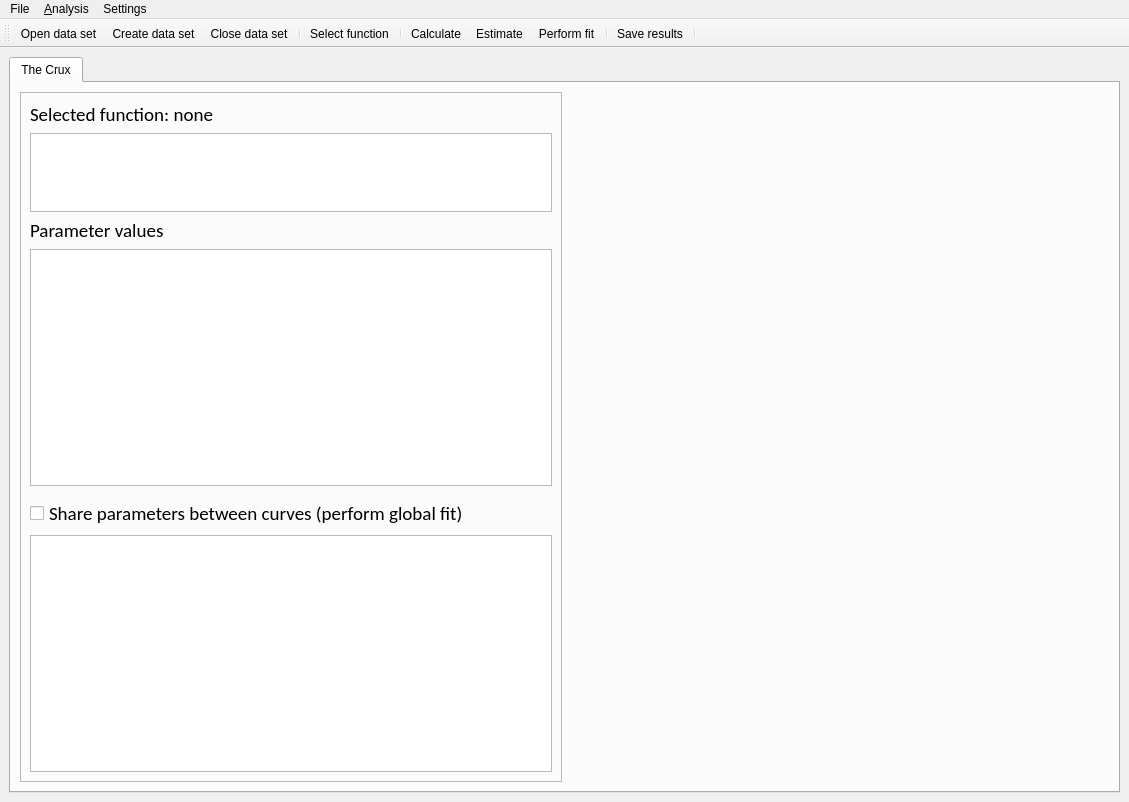
<?xml version="1.0" encoding="UTF-8"?>
<ui version="4.0">
 <class>MainWindow</class>
 <widget class="QMainWindow" name="MainWindow">
  <property name="geometry">
   <rect>
    <x>0</x>
    <y>0</y>
    <width>1129</width>
    <height>802</height>
   </rect>
  </property>
  <property name="windowTitle">
   <string>The Crux of the Biscuit</string>
  </property>
  <property name="windowIcon">
   <iconset>
    <normaloff>analyze.png</normaloff>analyze.png</iconset>
  </property>
  <property name=".\Resources" stdset="0">
   <string/>
  </property>
  <widget class="QWidget" name="centralwidget">
   <property name="sizePolicy">
    <sizepolicy hsizetype="Expanding" vsizetype="Expanding">
     <horstretch>0</horstretch>
     <verstretch>0</verstretch>
    </sizepolicy>
   </property>
   <layout class="QHBoxLayout" name="horizontalLayout_2">
    <item>
     <widget class="QTabWidget" name="tabWidget">
      <property name="sizePolicy">
       <sizepolicy hsizetype="Preferred" vsizetype="Preferred">
        <horstretch>0</horstretch>
        <verstretch>0</verstretch>
       </sizepolicy>
      </property>
      <property name="currentIndex">
       <number>0</number>
      </property>
      <widget class="QWidget" name="tabPlots">
       <attribute name="title">
        <string>The Crux</string>
       </attribute>
       <layout class="QHBoxLayout" name="horizontalLayout" stretch="0,0">
        <item>
         <widget class="QFrame" name="params_window">
          <property name="sizePolicy">
           <sizepolicy hsizetype="Preferred" vsizetype="Preferred">
            <horstretch>1</horstretch>
            <verstretch>0</verstretch>
           </sizepolicy>
          </property>
          <property name="minimumSize">
           <size>
            <width>500</width>
            <height>0</height>
           </size>
          </property>
          <property name="frameShape">
           <enum>QFrame::StyledPanel</enum>
          </property>
          <property name="frameShadow">
           <enum>QFrame::Raised</enum>
          </property>
          <layout class="QVBoxLayout" name="verticalLayout">
           <item>
            <widget class="QLabel" name="lbl_fn_name">
             <property name="sizePolicy">
              <sizepolicy hsizetype="Preferred" vsizetype="Fixed">
               <horstretch>0</horstretch>
               <verstretch>0</verstretch>
              </sizepolicy>
             </property>
             <property name="font">
              <font>
               <family>Calibri</family>
               <pointsize>14</pointsize>
              </font>
             </property>
             <property name="text">
              <string>Selected function: none</string>
             </property>
            </widget>
           </item>
           <item>
            <widget class="QTextEdit" name="txt_description">
             <property name="sizePolicy">
              <sizepolicy hsizetype="Expanding" vsizetype="Preferred">
               <horstretch>0</horstretch>
               <verstretch>1</verstretch>
              </sizepolicy>
             </property>
             <property name="sizeAdjustPolicy">
              <enum>QAbstractScrollArea::AdjustToContents</enum>
             </property>
             <property name="readOnly">
              <bool>true</bool>
             </property>
            </widget>
           </item>
           <item>
            <widget class="QLabel" name="label_2">
             <property name="sizePolicy">
              <sizepolicy hsizetype="Preferred" vsizetype="Fixed">
               <horstretch>0</horstretch>
               <verstretch>0</verstretch>
              </sizepolicy>
             </property>
             <property name="font">
              <font>
               <family>Calibri</family>
               <pointsize>14</pointsize>
              </font>
             </property>
             <property name="text">
              <string>Parameter values</string>
             </property>
            </widget>
           </item>
           <item>
            <widget class="QTableWidget" name="tbl_param_values">
             <property name="sizePolicy">
              <sizepolicy hsizetype="Expanding" vsizetype="Preferred">
               <horstretch>0</horstretch>
               <verstretch>3</verstretch>
              </sizepolicy>
             </property>
            </widget>
           </item>
           <item>
            <layout class="QHBoxLayout" name="horizontalLayout_3">
             <item>
              <widget class="QDialogButtonBox" name="bbox_fit">
               <property name="standardButtons">
                <set>QDialogButtonBox::NoButton</set>
               </property>
              </widget>
             </item>
            </layout>
           </item>
           <item>
            <widget class="QCheckBox" name="chk_global">
             <property name="font">
              <font>
               <family>Calibri</family>
               <pointsize>14</pointsize>
              </font>
             </property>
             <property name="text">
              <string>Share parameters between curves (perform global fit)</string>
             </property>
            </widget>
           </item>
           <item>
            <widget class="QTableWidget" name="tbl_series_links">
             <property name="sizePolicy">
              <sizepolicy hsizetype="Expanding" vsizetype="Preferred">
               <horstretch>0</horstretch>
               <verstretch>3</verstretch>
              </sizepolicy>
             </property>
            </widget>
           </item>
          </layout>
         </widget>
        </item>
        <item>
         <widget class="QWidget" name="mpl_window" native="true">
          <property name="sizePolicy">
           <sizepolicy hsizetype="Expanding" vsizetype="Preferred">
            <horstretch>1</horstretch>
            <verstretch>0</verstretch>
           </sizepolicy>
          </property>
          <property name="minimumSize">
           <size>
            <width>500</width>
            <height>0</height>
           </size>
          </property>
          <layout class="QVBoxLayout" name="mpl_layout"/>
         </widget>
        </item>
       </layout>
      </widget>
     </widget>
    </item>
   </layout>
  </widget>
  <widget class="QMenuBar" name="menuBar">
   <property name="geometry">
    <rect>
     <x>0</x>
     <y>0</y>
     <width>1129</width>
     <height>21</height>
    </rect>
   </property>
   <widget class="QMenu" name="menu_File">
    <property name="title">
     <string>File</string>
    </property>
    <addaction name="action_open"/>
    <addaction name="action_create"/>
    <addaction name="action_close"/>
    <addaction name="separator"/>
    <addaction name="action_save"/>
    <addaction name="separator"/>
    <addaction name="action_quit"/>
   </widget>
   <widget class="QMenu" name="menu_Analysis">
    <property name="title">
     <string>&amp;Analysis</string>
    </property>
    <addaction name="action_select_function"/>
    <addaction name="separator"/>
    <addaction name="action_estimate"/>
    <addaction name="action_apply"/>
    <addaction name="action_analyze"/>
   </widget>
   <widget class="QMenu" name="menuSettings">
    <property name="title">
     <string>Settings</string>
    </property>
   </widget>
   <addaction name="menu_File"/>
   <addaction name="menu_Analysis"/>
   <addaction name="menuSettings"/>
  </widget>
  <widget class="QToolBar" name="toolBar">
   <property name="windowTitle">
    <string>toolBar</string>
   </property>
   <property name="toolButtonStyle">
    <enum>Qt::ToolButtonTextUnderIcon</enum>
   </property>
   <attribute name="toolBarArea">
    <enum>TopToolBarArea</enum>
   </attribute>
   <attribute name="toolBarBreak">
    <bool>false</bool>
   </attribute>
   <addaction name="action_open"/>
   <addaction name="action_create"/>
   <addaction name="action_close"/>
   <addaction name="separator"/>
   <addaction name="action_select_function"/>
   <addaction name="separator"/>
   <addaction name="action_apply"/>
   <addaction name="action_estimate"/>
   <addaction name="action_analyze"/>
   <addaction name="separator"/>
   <addaction name="action_save"/>
   <addaction name="separator"/>
  </widget>
  <action name="action_save">
   <property name="enabled">
    <bool>true</bool>
   </property>
   <property name="text">
    <string>Save results</string>
   </property>
  </action>
  <action name="action_quit">
   <property name="text">
    <string>Quit</string>
   </property>
   <property name="menuRole">
    <enum>QAction::QuitRole</enum>
   </property>
  </action>
  <action name="action_select_function">
   <property name="checkable">
    <bool>false</bool>
   </property>
   <property name="text">
    <string>Select function</string>
   </property>
  </action>
  <action name="action_create">
   <property name="checkable">
    <bool>false</bool>
   </property>
   <property name="text">
    <string>Create data set</string>
   </property>
   <property name="toolTip">
    <string>Create data set</string>
   </property>
  </action>
  <action name="action_open">
   <property name="text">
    <string>Open data set</string>
   </property>
   <property name="toolTip">
    <string>Open data set</string>
   </property>
  </action>
  <action name="action_analyze">
   <property name="checkable">
    <bool>false</bool>
   </property>
   <property name="text">
    <string>Perform fit</string>
   </property>
  </action>
  <action name="action_close">
   <property name="text">
    <string>Close data set</string>
   </property>
  </action>
  <action name="action_estimate">
   <property name="text">
    <string>Estimate</string>
   </property>
  </action>
  <action name="action_apply">
   <property name="text">
    <string>Calculate</string>
   </property>
  </action>
 </widget>
 <resources>
  <include location="blits.qrc"/>
 </resources>
 <connections/>
</ui>
